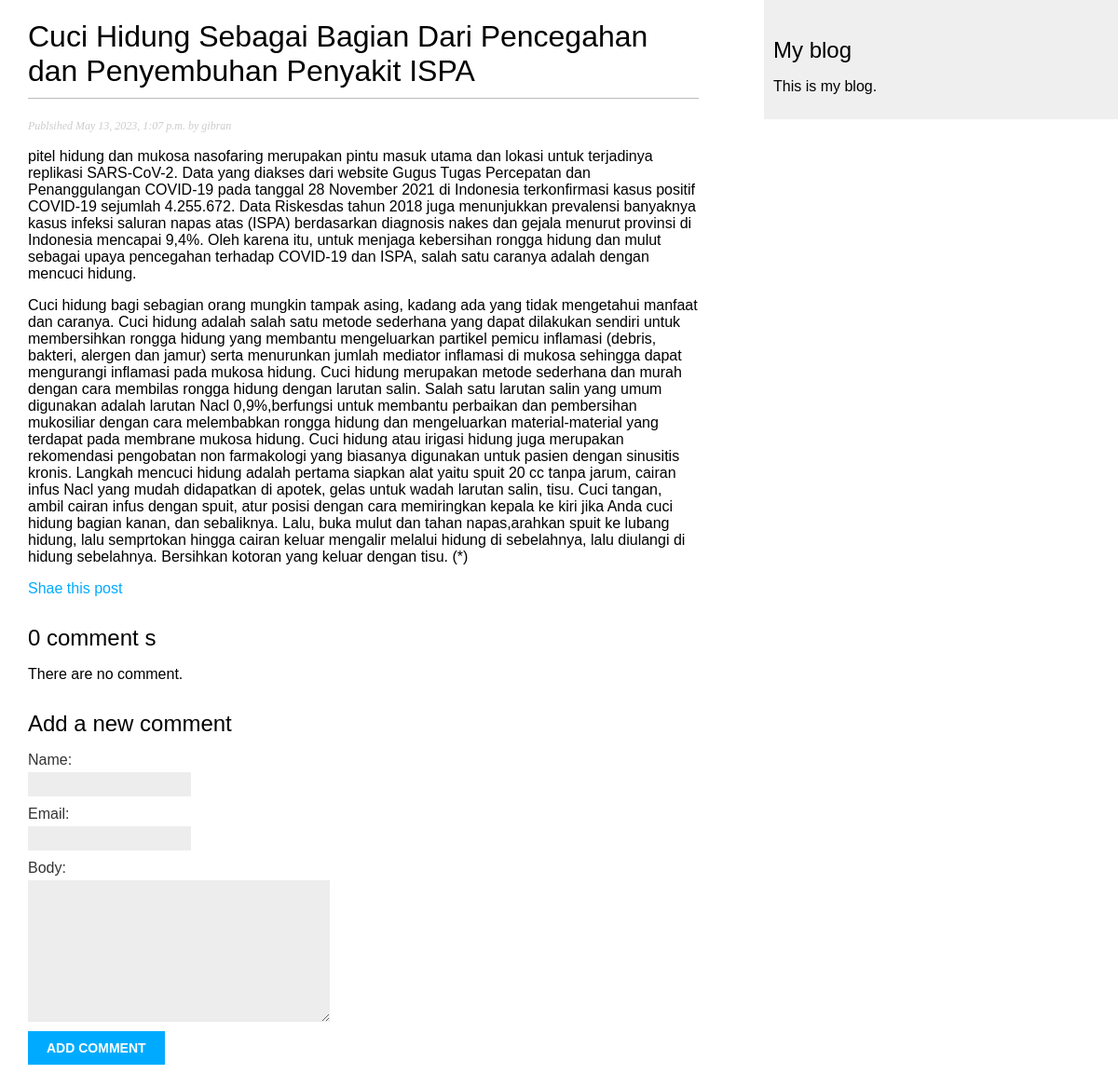
Page /blog/2023/5/13/cuci-hidung-sebagai-bagian-dari-pencegahan-dan-penyembuhan-penyakit-ispa on the committed database.
### blog/models.py (models this page shows, shortened)
class Post(models.Model):
    class Status(models.TextChoices):
        DRAFT= 'DF','Draft'
        PUBLISHED = 'PB','Published'
    title = models.CharField(max_length=250)
    slug = models.SlugField(max_length=250, unique_for_date='publish')
    author = models.ForeignKey(User, on_delete=models.CASCADE, related_name='blog_posts')
    body = models.TextField()
    publish = models.DateTimeField(default=timezone.now)
    created = models.DateTimeField(auto_created=True)
    updated = models.DateTimeField(auto_now=True)
    status = models.CharField(max_length=2, choices=Status.choices, default=Status.DRAFT)
    objects = models.Manager()
    published = PublishManager()
    class Meta:
        ordering = ['-publish']
        indexes = [
            models.Index(fields=['-publish'])
        ]

### blog/views.py (the view)
# urls.py: path('<int:year>/<int:month>/<int:day>/<slug:post>', views.post_detail, name='post_detail'),
def post_detail(request, year, month, day, post):
    post = get_object_or_404(Post,
                             status = Post.Status.PUBLISHED,
                             slug=post,
                             publish__year=year,
                             publish__month=month,
                             publish__day=day)
    comments = post.comments.filter(active=True)
    form = CommentForm()
    return render(request, 'blog/post/detail.html', {'post':post,'comments':comments,'form':form})

### blog/forms.py
class CommentForm(forms.ModelForm):
    class Meta:
        model = Comment
        fields = ['name','email','body']

### blog/templates/blog/post/detail.html (shortened to what this page needs)
{% extends "blog/base.html" %}
{% block content %}
    <h1>{{ post.title }}</h1>
    <p class="date">
        Publsihed {{ post.publish }} by {{ post.author }}
    </p>
    {{ post.body|linebreaks }}
    <p>
        <a href="{% url "blog:post_share" post.id %}">
            Shae this post
        </a>
    </p>
    {% with comments.count as total_comments %}
        <h2>
            {{ total_comments }} comment {{ total_comments|pluralize }}
        </h2>
    {% endwith %}
    {% for comment in comments %}
        <div class="comment">
            <p class="info">
                Comment {{ forloop.counter }} by {{ comment.name}} {{ comment.created }}
            </p>
            {{ comment.body|linebreaks}}
        </div>
    {% empty %}
        <p>There are no comment.</p>
    {% endfor %}
    {% include "blog/post/includes/comment_form.html" %}
{% endblock %}

### blog/static/css/blog.css (style rules this page uses)
body { margin:0; padding:0; font-family:helvetica, sans-serif; }
a { color:#00abff; text-decoration:none; }
h1 { font-weight:normal; border-bottom:1px solid #bbb; padding:0 0 10px 0; }
h2 { font-weight:normal; margin:30px 0 0; }
p.date { color:#ccc; font-family: georgia, serif; font-size: 12px; font-style: italic; }
label { float:left; clear:both; color:#333; margin-bottom:4px; }
input, textarea { clear:both; float:left; margin:0 0 10px; background:#ededed; border:0; padding:6px 10px; font-size:12px; }

### rows in the picture
Post: title "Cuci Hidung Sebagai Bagian Dari Pencegahan dan Penyembuhan Penyakit ISPA", publish "May 13, 2023, 1:07 p.m.", author "gibran", body "pitel hidung dan mukosa nasofaring merupakan pintu masuk utama dan lokasi untuk terjadinya replikasi SARS-CoV-2. Data yang diakses dari website Gugus Tugas Percepatan dan Penanggulangan COVID-19 pada tanggal 28 November 2021 di Indonesia terkonfirmasi kasus positif COVID-19 sejumlah 4.255.672. Data Riskesdas tahun 2018 juga menunjukkan prevalensi banyaknya kasus infeksi saluran napas atas (ISPA) berdasarkan diagnosis nakes dan gejala menurut provinsi di Indonesia mencapai 9,4%. Oleh karena itu, untuk menjaga kebersihan rongga hidung dan mulut sebagai upaya pencegahan terhadap COVID-19 dan ISPA, salah satu caranya adalah dengan mencuci hidung. Cuci hidung bagi sebagian orang mungkin tampak…"

### other values in the picture
{{ total_comments }} "0"
